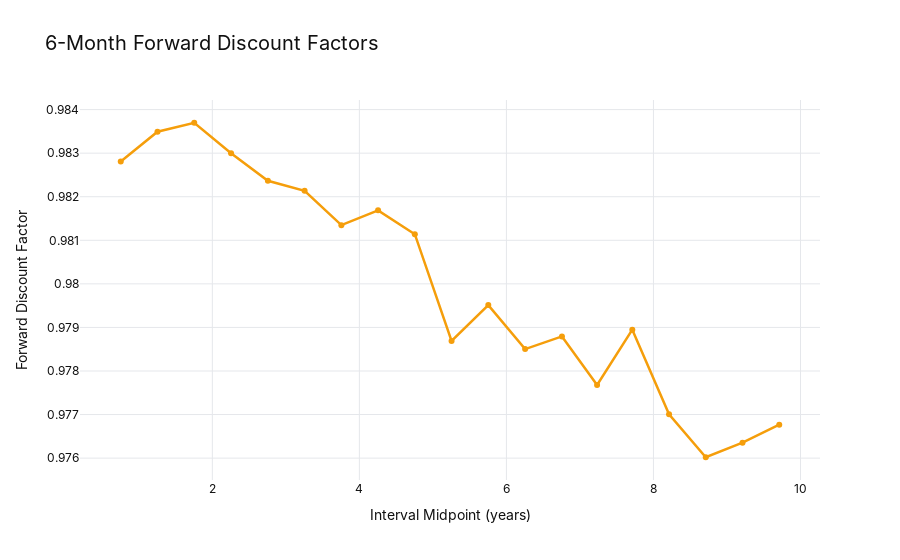
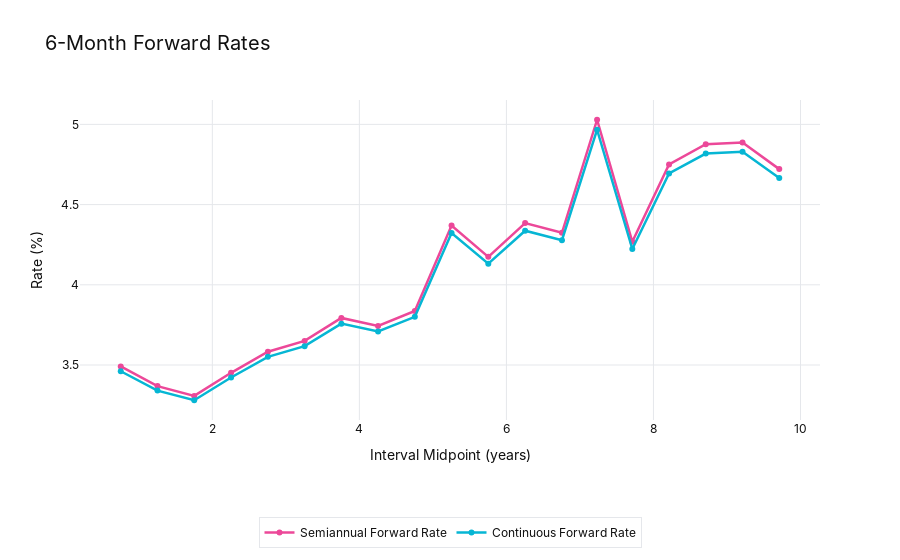

These figures' notebook cell, in order:
### Markdown cell above
# Forward Discount Factors

### Code cell
plot_forward_rates(forward_curve)

### Figure 1 — Plotly figure (JSON) as saved in the notebook; plotly's stock layout.template omitted (floating-point values rounded to 4 significant figures)
{"data": [{"customdata": [[0.5038, 1.005], [1.005, 1.503], [1.503, 2.004], [2.004, 2.505], [2.505, 3.006], [3.006, 3.504], [3.504, 4.005], [4.005, 4.504], [4.504, 5.005], [5.005, 5.503], [5.503, 6.004], [6.004, 6.505], [6.505, 7.006], [7.006, 7.461], [7.461, 7.964], [7.964, 8.46], [8.46, 8.964], [8.964, 9.459], [9.459, 9.963]], "hovertemplate": "[%{customdata[0]:.4f}, %{customdata[1]:.4f}]<br>f: %{y:.4f}<extra></extra>", "line": {"color": "#F59E0B", "width": 2.5}, "marker": {"color": "#F59E0B", "size": 6}, "mode": "lines+markers", "name": "Forward Discount f(T,T+0.5)", "type": "scatter", "x": [0.7543, 1.254, 1.754, 2.255, 2.756, 3.255, 3.755, 4.255, 4.754, 5.254, 5.754, 6.255, 6.756, 7.233, 7.713, 8.212, 8.712, 9.211, 9.711], "y": [0.9828, 0.9835, 0.9837, 0.983, 0.9824, 0.9821, 0.9813, 0.9817, 0.9811, 0.9787, 0.9795, 0.9785, 0.9788, 0.9777, 0.9789, 0.977, 0.976, 0.9764, 0.9768]}], "layout": {"font": {"family": "Inter, system-ui, sans-serif"}, "hoverlabel": {"bgcolor": "rgba(255,255,255,0.8)", "bordercolor": "#E5E7EB", "font": {"color": "#101010", "family": "Inter, system-ui, sans-serif"}}, "legend": {"bgcolor": "rgba(255,255,255,0.8)", "bordercolor": "#E5E7EB", "borderwidth": 1, "font": {"color": "#101010", "family": "Inter, system-ui, sans-serif", "size": 12}}, "paper_bgcolor": "rgba(0,0,0,0)", "plot_bgcolor": "rgba(0,0,0,0)", "title": {"font": {"color": "#101010", "family": "Inter, system-ui, sans-serif", "size": 20}, "text": "6-Month Forward Discount Factors"}, "xaxis": {"gridcolor": "#E5E7EB", "tickfont": {"color": "#101010"}, "title": {"font": {"color": "#101010", "family": "Inter, system-ui, sans-serif", "size": 14}, "text": "Interval Midpoint (years)"}}, "yaxis": {"gridcolor": "#E5E7EB", "tickfont": {"color": "#101010"}, "title": {"font": {"color": "#101010", "family": "Inter, system-ui, sans-serif", "size": 14}, "text": "Forward Discount Factor"}}}}

### Figure 2 — Plotly figure (JSON) as saved in the notebook; plotly's stock layout.template omitted (floating-point values rounded to 4 significant figures)
{"data": [{"customdata": [[0.5038, 1.005], [1.005, 1.503], [1.503, 2.004], [2.004, 2.505], [2.505, 3.006], [3.006, 3.504], [3.504, 4.005], [4.005, 4.504], [4.504, 5.005], [5.005, 5.503], [5.503, 6.004], [6.004, 6.505], [6.505, 7.006], [7.006, 7.461], [7.461, 7.964], [7.964, 8.46], [8.46, 8.964], [8.964, 9.459], [9.459, 9.963]], "hovertemplate": "[%{customdata[0]:.4f}, %{customdata[1]:.4f}]<br>Rate: %{y:.4f}%<extra></extra>", "line": {"color": "#EC4899", "width": 2.5}, "marker": {"color": "#EC4899", "size": 6}, "mode": "lines+markers", "name": "Semiannual Forward Rate", "type": "scatter", "x": [0.7543, 1.254, 1.754, 2.255, 2.756, 3.255, 3.755, 4.255, 4.754, 5.254, 5.754, 6.255, 6.756, 7.233, 7.713, 8.212, 8.712, 9.211, 9.711], "y": [3.491, 3.369, 3.308, 3.452, 3.583, 3.65, 3.794, 3.744, 3.837, 4.37, 4.174, 4.385, 4.324, 5.029, 4.268, 4.75, 4.877, 4.888, 4.721]}, {"customdata": [[0.5038, 1.005], [1.005, 1.503], [1.503, 2.004], [2.004, 2.505], [2.505, 3.006], [3.006, 3.504], [3.504, 4.005], [4.005, 4.504], [4.504, 5.005], [5.005, 5.503], [5.503, 6.004], [6.004, 6.505], [6.505, 7.006], [7.006, 7.461], [7.461, 7.964], [7.964, 8.46], [8.46, 8.964], [8.964, 9.459], [9.459, 9.963]], "hovertemplate": "[%{customdata[0]:.4f}, %{customdata[1]:.4f}]<br>Rate: %{y:.4f}%<extra></extra>", "line": {"color": "#06B6D4", "width": 2.5}, "marker": {"color": "#06B6D4", "size": 6}, "mode": "lines+markers", "name": "Continuous Forward Rate", "type": "scatter", "x": [0.7543, 1.254, 1.754, 2.255, 2.756, 3.255, 3.755, 4.255, 4.754, 5.254, 5.754, 6.255, 6.756, 7.233, 7.713, 8.212, 8.712, 9.211, 9.711], "y": [3.461, 3.34, 3.28, 3.422, 3.551, 3.617, 3.758, 3.709, 3.8, 4.323, 4.131, 4.337, 4.278, 4.967, 4.223, 4.695, 4.818, 4.829, 4.666]}], "layout": {"font": {"family": "Inter, system-ui, sans-serif"}, "hoverlabel": {"bgcolor": "rgba(255,255,255,0.8)", "bordercolor": "#E5E7EB", "font": {"color": "#101010", "family": "Inter, system-ui, sans-serif"}}, "hovermode": "x unified", "legend": {"bgcolor": "rgba(255,255,255,0.8)", "bordercolor": "#E5E7EB", "borderwidth": 1, "font": {"color": "#101010", "family": "Inter, system-ui, sans-serif", "size": 12}, "orientation": "h", "x": 0.5, "xanchor": "center", "y": -0.4, "yanchor": "bottom"}, "paper_bgcolor": "rgba(0,0,0,0)", "plot_bgcolor": "rgba(0,0,0,0)", "title": {"font": {"color": "#101010", "family": "Inter, system-ui, sans-serif", "size": 20}, "text": "6-Month Forward Rates"}, "xaxis": {"gridcolor": "#E5E7EB", "tickfont": {"color": "#101010"}, "title": {"font": {"color": "#101010", "family": "Inter, system-ui, sans-serif", "size": 14}, "text": "Interval Midpoint (years)"}}, "yaxis": {"gridcolor": "#E5E7EB", "tickfont": {"color": "#101010"}, "title": {"font": {"color": "#101010", "family": "Inter, system-ui, sans-serif", "size": 14}, "text": "Rate (%)"}}}}
